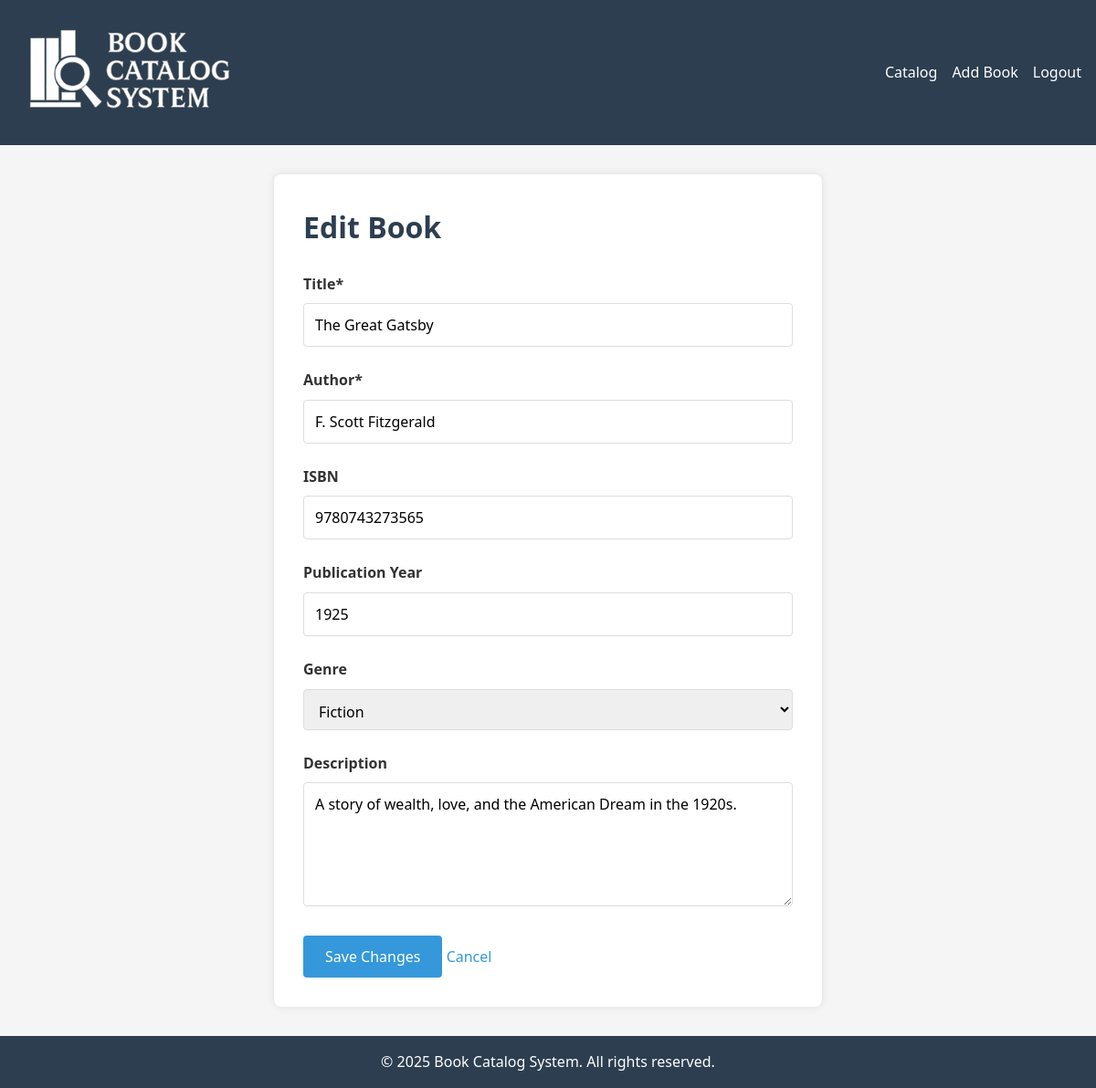
Page /pages/edit_book.php?id=1 (signed in) on the committed database.
### tables this page shows
CREATE TABLE `books` (
  `book_id` int(11) NOT NULL,
  `title` varchar(255) NOT NULL,
  `author` varchar(255) NOT NULL,
  `isbn` varchar(20) DEFAULT NULL,
  `publication_year` int(11) DEFAULT NULL,
  `genre` varchar(100) DEFAULT NULL,
  `description` text DEFAULT NULL,
  `added_by` int(11) DEFAULT NULL
);

### pages/edit_book.php (the view, shortened to what this page needs)
<?php
require_once __DIR__ . '/../server/db_connect.php';
$bookId = $_GET['id'] ?? null;
try {
    $stmt = $pdo->prepare("SELECT * FROM books WHERE book_id = ? AND added_by = ?");
    $stmt->execute([$bookId, $_SESSION['user_id']]);
    $book = $stmt->fetch(PDO::FETCH_ASSOC);
} catch (PDOException $e) {
    die("Database error: " . $e->getMessage());
}
$genres = [];
try {
    $genreStmt = $pdo->query("SELECT DISTINCT genre FROM books WHERE genre IS NOT NULL ORDER BY genre");
    $genres = $genreStmt->fetchAll(PDO::FETCH_COLUMN);
} catch (PDOException $e) {
    $errors['general'] = "Error loading genres: " . $e->getMessage();
}
include __DIR__ . '/../includes/header.php';
?>
<div class="form-container">
    <h1>Edit Book</h1>
    <form method="POST">
        <div class="form-group">
            <label for="title">Title*</label>
            <input type="text" id="title" name="title"
                   value="<?= htmlspecialchars($_POST['title'] ?? $book['title']) ?>" required>
        </div>
        <div class="form-group">
            <label for="author">Author*</label>
            <input type="text" id="author" name="author"
                   value="<?= htmlspecialchars($_POST['author'] ?? $book['author']) ?>" required>
        </div>
        <div class="form-group">
            <label for="isbn">ISBN</label>
            <input type="text" id="isbn" name="isbn"
                   value="<?= htmlspecialchars($_POST['isbn'] ?? $book['isbn']) ?>">
        </div>
        <div class="form-group">
            <label for="publication_year">Publication Year</label>
            <input type="number" id="publication_year" name="publication_year"
                   value="<?= htmlspecialchars($_POST['publication_year'] ?? $book['publication_year']) ?>"
                   min="1000" max="<?= date('Y') ?>">
        </div>
        <div class="form-group">
            <label for="genre">Genre</label>
            <select id="genre" name="genre">
                <?php foreach ($genres as $g): ?>
                    <option value="<?= htmlspecialchars($g) ?>"
                        <?= (($_POST['genre'] ?? $book['genre']) === $g) ? 'selected' : '' ?>>
                        <?= htmlspecialchars($g) ?>
                    </option>
                <?php endforeach; ?>
            </select>
        </div>
        <div class="form-group">
            <label for="description">Description</label>
            <textarea id="description" name="description" rows="5"><?=
                htmlspecialchars($_POST['description'] ?? $book['description'])
            ?></textarea>
        </div>
        <div class="form-actions">
            <button type="submit" class="save-btn">Save Changes</button>
            <a href="view_book.php?id=<?= $bookId ?>" class="cancel-btn">Cancel</a>
        </div>
    </form>
</div>
<?php include __DIR__ . '/../includes/footer.php'; ?>

### css/styles.css (style rules this page uses)
:root { --primary-color: #3498db; --secondary-color: #2980b9; --accent-color: #e74c3c; --light-color: #ecf0f1; --dark-color: #2c3e50; --success-color: #2ecc71; --warning-color: #f39c12; --error-color: #e74c3c; }
* { margin: 0; padding: 0; box-sizing: border-box; font-family: 'Segoe UI', Tahoma, Geneva, Verdana, sans-serif; }
body { background-color: #f5f5f5; color: #333; line-height: 1.6; }
a { text-decoration: none; color: var(--primary-color); }
.form-container, .login-container, .register-container { max-width: 600px; margin: 2rem auto; padding: 2rem; background: white; border-radius: 8px; box-shadow: 0 0 10px rgba(0, 0, 0, 0.1); }
.form-container h1 { margin-bottom: 1.5rem; color: var(--dark-color); }
.form-group { margin-bottom: 1.5rem; }
.form-group label { display: block; margin-bottom: 0.5rem; font-weight: bold; }
.form-group input, .form-group select, .form-group textarea { width: 100%; padding: 0.75rem; border: 1px solid #ddd; border-radius: 4px; font-size: 1rem; }
.form-group textarea { min-height: 120px; resize: vertical; }
.form-group select { height: 45px; }
button { background-color: var(--primary-color); color: white; border: none; padding: 0.75rem 1.5rem; border-radius: 4px; cursor: pointer; font-size: 1rem; }

### rows in the picture
books: title "The Great Gatsby", author "F. Scott Fitzgerald", isbn "9780743273565", publication_year "1925", genre "Fiction", description "A story of wealth, love, and the American Dream in the 1920s."
